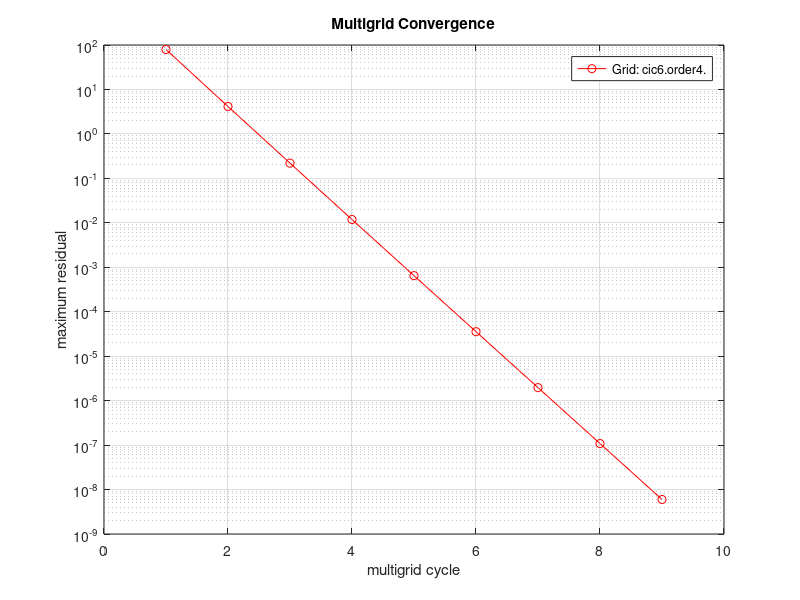

Write MATLAB code to recreate this figure.
t=[1 2 3 4 5 6 7 8 9 ];
defect=[7.923e+01 4.137e+00 2.200e-01 1.187e-02 6.477e-04 3.559e-05 1.964e-06 1.083e-07 5.971e-09 ];
clf
set(gca,'FontSize',16);
plot(t,defect,'r-o');
title('Multigrid Convergence');
ylabel('maximum residual');
xlabel('multigrid cycle');
set(gca,'YScale','log');
grid on
legend('Grid: cic6.order4.','BC: DDDD+PPDI.','Fourth-order accurate.','1.1e+06 points. 5 levels.','ave CR=0.054, ECR=0.58');
% pause
% print -deps2 residual.eps


